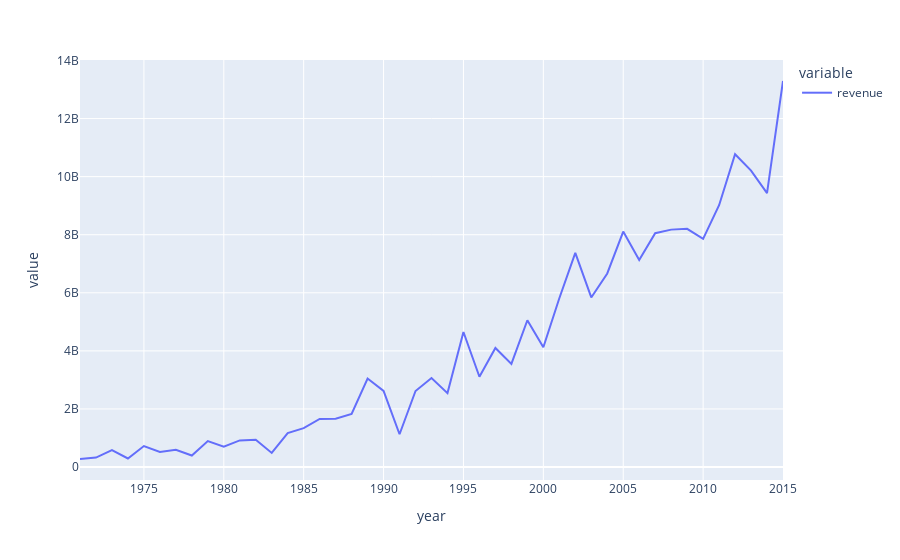

This figure's notebook cell:
### Code cell
df_train = df_train[df_train["year"] <= 2015]
df_year_group = df_train[["revenue","year"]].groupby("year").sum()
px.line(df_year_group)

### Figure 1 — Plotly figure (JSON) as saved in the notebook; plotly's stock layout.template omitted (floating-point values rounded to 4 significant figures)
{"data": [{"hovertemplate": "variable=revenue<br>year=%{x}<br>value=%{y}<extra></extra>", "legendgroup": "revenue", "line": {"color": "#636efa", "dash": "solid"}, "mode": "lines", "name": "revenue", "orientation": "v", "showlegend": true, "type": "scatter", "x": [1971, 1972, 1973, 1974, 1975, 1976, 1977, 1978, 1979, 1980, 1981, 1982, 1983, 1984, 1985, 1986, 1987, 1988, 1989, 1990, 1991, 1992, 1993, 1994, 1995, 1996, 1997, 1998, 1999, 2000, 2001, 2002, 2003, 2004, 2005, 2006, 2007, 2008, 2009, 2010, 2011, 2012, 2013, 2014, 2015], "xaxis": "x", "y": [276722404, 326867674, 580304491, 295501369, 723843036, 517828656, 592379651, 396158759, 894247728, 703253992, 917556227, 939182796, 485716248, 1167705089, 1340612547, 1655786468, 1666637476, 1828559485, 3048102302, 2619875459, 1128866274, 2617733845, 3065410881, 2545295849, 4649121280, 3108976750, 4098978931, 3551313039, 5054548104, 4124784418, 5812507144, 7373002194, 5840168441, 6665570199, 8108901129, 7131686267, 8051203684, 8175452857, 8204226430, 7855118086, 9017211264, 10770751722, 10208471341, 9432880004, 13293335806], "yaxis": "y"}], "layout": {"legend": {"title": {"text": "variable"}, "tracegroupgap": 0}, "margin": {"t": 60}, "xaxis": {"anchor": "y", "domain": [0, 1], "title": {"text": "year"}}, "yaxis": {"anchor": "x", "domain": [0, 1], "title": {"text": "value"}}}}
